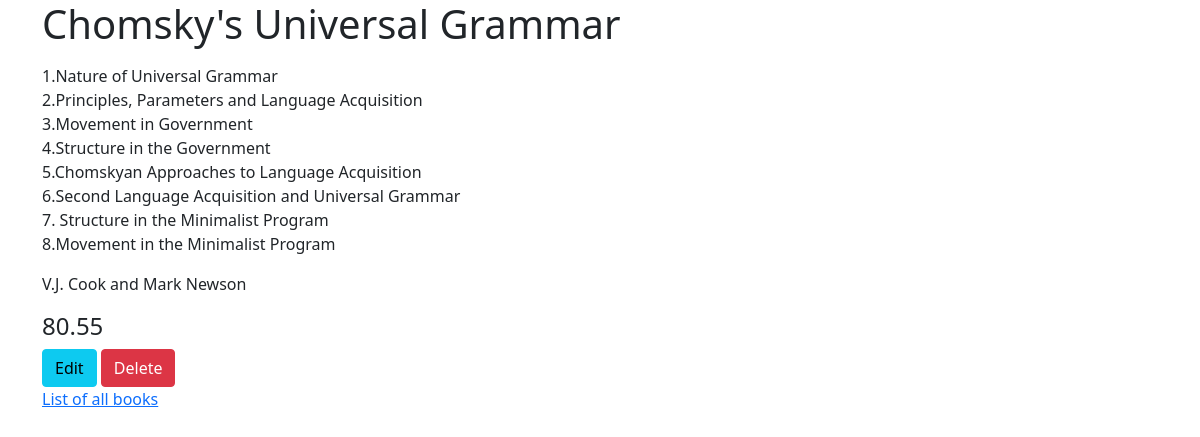
Screenshot of /books/4/ with the database file from the repository.
### books/models.py (models this page shows, shortened)
class Book(models.Model):
    title = models.CharField(max_length=200)
    author = models.CharField(max_length=200)
    description = models.TextField()
    price = models.DecimalField(max_digits=5, decimal_places=2)

### books/views.py (the view)
# urls.py: path('<int:pk>/', BookDetailView.as_view(), name='book_detail'),
class BookDetailView(generic.DetailView):
    model = Book
    template_name = 'books/book_detail.html'

### books/templates/books/book_detail.html (shortened to what this page needs)
{% extends '_base.html' %}
{% block content %}
    <h1>{{ book.title|capfirst }}</h1>
    <p>{{ book.description|linebreaks }}</p>
    <p>{{ book.author|capfirst }}</p>
    <h4>{{ book.price }}</h4>
    <a href="{% url 'book_update' book.id %}"><button class="btn btn-info" type="button">Edit</button></a>
    <a href="{% url 'book_delete' book.id %}"><button class="btn btn-danger" type="button">Delete</button></a>
    <br>
    <a href="{% url 'book_list' %}">List of all books</a>
{% endblock %}

### rows the page displays
Book: description "1.Nature of Universal Grammar 2.Principles, Parameters and Language Acquisition 3.Movement in Government 4.Structure in the Government 5.Chomskyan Approaches to Language Acquisition 6.Second Language Acquisition and Universal Grammar 7. Structure in the Minimalist Program 8.Movement in the Minimalist Program", author "V.J. Cook and Mark Newson", price "80.55"
